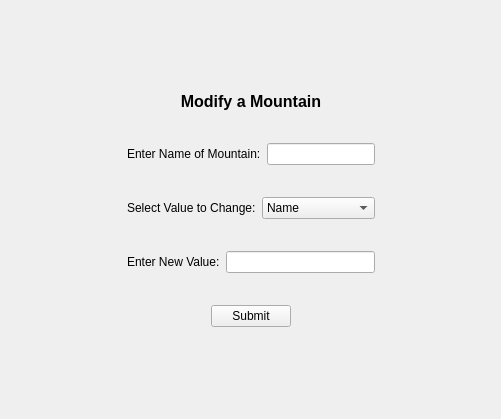
      <widget class="QWidget" name="modify_mountain">
       <layout class="QGridLayout" name="gridLayout_14">
        <item row="0" column="0">
         <spacer name="horizontalSpacer_58">
          <property name="orientation">
           <enum>Qt::Horizontal</enum>
          </property>
          <property name="sizeType">
           <enum>QSizePolicy::MinimumExpanding</enum>
          </property>
          <property name="sizeHint" stdset="0">
           <size>
            <width>116</width>
            <height>20</height>
           </size>
          </property>
         </spacer>
        </item>
        <item row="0" column="1">
         <layout class="QVBoxLayout" name="verticalLayout_10" stretch="0,0,0,0,0,0,0,0,0,0,0">
          <property name="spacing">
           <number>6</number>
          </property>
          <item>
           <widget class="QWidget" name="widget_65" native="true">
            <property name="sizePolicy">
             <sizepolicy hsizetype="Expanding" vsizetype="Preferred">
              <horstretch>0</horstretch>
              <verstretch>0</verstretch>
             </sizepolicy>
            </property>
            <property name="minimumSize">
             <size>
              <width>0</width>
              <height>75</height>
             </size>
            </property>
            <property name="maximumSize">
             <size>
              <width>16777215</width>
              <height>16777215</height>
             </size>
            </property>
           </widget>
          </item>
          <item>
           <layout class="QHBoxLayout" name="horizontalLayout_38">
            <item>
             <widget class="QLabel" name="label_78">
              <property name="maximumSize">
               <size>
                <width>16777215</width>
                <height>50</height>
               </size>
              </property>
              <property name="font">
               <font>
                <pointsize>12</pointsize>
                <bold>true</bold>
               </font>
              </property>
              <property name="text">
               <string>Modify a Mountain</string>
              </property>
              <property name="alignment">
               <set>Qt::AlignCenter</set>
              </property>
             </widget>
            </item>
           </layout>
          </item>
          <item>
           <widget class="QWidget" name="widget_66" native="true">
            <property name="sizePolicy">
             <sizepolicy hsizetype="Expanding" vsizetype="Preferred">
              <horstretch>0</horstretch>
              <verstretch>0</verstretch>
             </sizepolicy>
            </property>
            <property name="minimumSize">
             <size>
              <width>0</width>
              <height>20</height>
             </size>
            </property>
            <property name="maximumSize">
             <size>
              <width>16777215</width>
              <height>30</height>
             </size>
            </property>
           </widget>
          </item>
          <item>
           <layout class="QHBoxLayout" name="horizontalLayout_39">
            <item>
             <widget class="QLabel" name="label_79">
              <property name="text">
               <string>Enter Name of Mountain:</string>
              </property>
             </widget>
            </item>
            <item>
             <widget class="QLineEdit" name="lineEdit_17">
              <property name="maximumSize">
               <size>
                <width>150</width>
                <height>16777215</height>
               </size>
              </property>
             </widget>
            </item>
           </layout>
          </item>
          <item>
           <widget class="QWidget" name="widget_67" native="true">
            <property name="sizePolicy">
             <sizepolicy hsizetype="Expanding" vsizetype="Preferred">
              <horstretch>0</horstretch>
              <verstretch>0</verstretch>
             </sizepolicy>
            </property>
            <property name="minimumSize">
             <size>
              <width>0</width>
              <height>20</height>
             </size>
            </property>
            <property name="maximumSize">
             <size>
              <width>16777215</width>
              <height>50</height>
             </size>
            </property>
           </widget>
          </item>
          <item>
           <layout class="QHBoxLayout" name="horizontalLayout_40">
            <item>
             <widget class="QLabel" name="label_80">
              <property name="maximumSize">
               <size>
                <width>16777215</width>
                <height>16777215</height>
               </size>
              </property>
              <property name="text">
               <string>Select Value to Change:</string>
              </property>
              <property name="alignment">
               <set>Qt::AlignLeading|Qt::AlignLeft|Qt::AlignVCenter</set>
              </property>
             </widget>
            </item>
            <item>
             <widget class="QComboBox" name="comboBox_11">
              <property name="maximumSize">
               <size>
                <width>150</width>
                <height>16777215</height>
               </size>
              </property>
              <item>
               <property name="text">
                <string>Name</string>
               </property>
              </item>
              <item>
               <property name="text">
                <string>State</string>
               </property>
              </item>
              <item>
               <property name="text">
                <string>Rating</string>
               </property>
              </item>
              <item>
               <property name="text">
                <string>Elevation</string>
               </property>
              </item>
              <item>
               <property name="text">
                <string>Ascension</string>
               </property>
              </item>
              <item>
               <property name="text">
                <string>Time Taken</string>
               </property>
              </item>
              <item>
               <property name="text">
                <string>Description</string>
               </property>
              </item>
              <item>
               <property name="text">
                <string>Date</string>
               </property>
              </item>
              <item>
               <property name="text">
                <string>URL</string>
               </property>
              </item>
             </widget>
            </item>
           </layout>
          </item>
          <item>
           <widget class="QWidget" name="widget_68" native="true">
            <property name="sizePolicy">
             <sizepolicy hsizetype="Expanding" vsizetype="Preferred">
              <horstretch>0</horstretch>
              <verstretch>0</verstretch>
             </sizepolicy>
            </property>
            <property name="minimumSize">
             <size>
              <width>0</width>
              <height>20</height>
             </size>
            </property>
            <property name="maximumSize">
             <size>
              <width>16777215</width>
              <height>50</height>
             </size>
            </property>
           </widget>
          </item>
          <item>
           <layout class="QHBoxLayout" name="horizontalLayout_41">
            <item>
             <widget class="QLabel" name="label_81">
              <property name="text">
               <string>Enter New Value:</string>
              </property>
              <property name="alignment">
               <set>Qt::AlignLeading|Qt::AlignLeft|Qt::AlignVCenter</set>
              </property>
             </widget>
            </item>
            <item>
             <widget class="QLineEdit" name="lineEdit_18">
              <property name="maximumSize">
               <size>
                <width>150</width>
                <height>16777215</height>
               </size>
              </property>
             </widget>
            </item>
           </layout>
          </item>
          <item>
           <widget class="QWidget" name="widget_69" native="true">
            <property name="sizePolicy">
             <sizepolicy hsizetype="Expanding" vsizetype="Preferred">
              <horstretch>0</horstretch>
              <verstretch>0</verstretch>
             </sizepolicy>
            </property>
            <property name="minimumSize">
             <size>
              <width>0</width>
              <height>20</height>
             </size>
            </property>
            <property name="maximumSize">
             <size>
              <width>16777215</width>
              <height>40</height>
             </size>
            </property>
           </widget>
          </item>
          <item>
           <layout class="QHBoxLayout" name="horizontalLayout_42">
            <item>
             <spacer name="horizontalSpacer_55">
              <property name="orientation">
               <enum>Qt::Horizontal</enum>
              </property>
              <property name="sizeHint" stdset="0">
               <size>
                <width>40</width>
                <height>20</height>
               </size>
              </property>
             </spacer>
            </item>
            <item>
             <widget class="QPushButton" name="pushButton_30">
              <property name="text">
               <string>Submit</string>
              </property>
             </widget>
            </item>
            <item>
             <spacer name="horizontalSpacer_56">
              <property name="orientation">
               <enum>Qt::Horizontal</enum>
              </property>
              <property name="sizeHint" stdset="0">
               <size>
                <width>40</width>
                <height>20</height>
               </size>
              </property>
             </spacer>
            </item>
           </layout>
          </item>
          <item>
           <widget class="QWidget" name="widget_70" native="true">
            <property name="sizePolicy">
             <sizepolicy hsizetype="Expanding" vsizetype="Preferred">
              <horstretch>0</horstretch>
              <verstretch>0</verstretch>
             </sizepolicy>
            </property>
            <property name="minimumSize">
             <size>
              <width>0</width>
              <height>75</height>
             </size>
            </property>
            <property name="maximumSize">
             <size>
              <width>16777215</width>
              <height>16777215</height>
             </size>
            </property>
           </widget>
          </item>
         </layout>
        </item>
        <item row="0" column="2">
         <spacer name="horizontalSpacer_57">
          <property name="orientation">
           <enum>Qt::Horizontal</enum>
          </property>
          <property name="sizeType">
           <enum>QSizePolicy::MinimumExpanding</enum>
          </property>
          <property name="sizeHint" stdset="0">
           <size>
            <width>115</width>
            <height>20</height>
           </size>
          </property>
         </spacer>
        </item>
       </layout>
      </widget>
